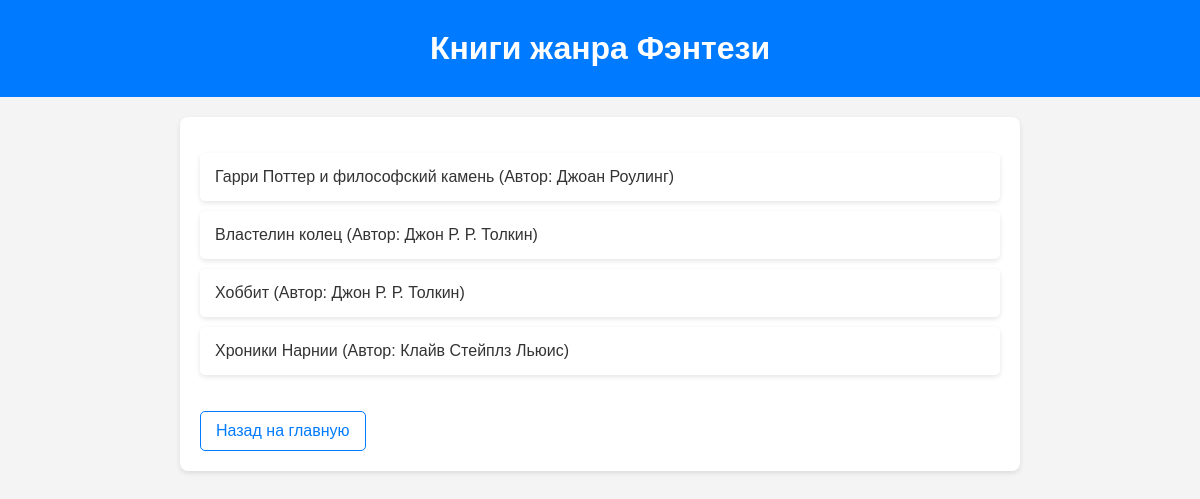
The page /genre/1 on the database its author committed.
### models.py (models this page shows)
class Genre(db.Model):
    __tablename__ = 'genres'
    id = db.Column(db.Integer, primary_key=True)
    name = db.Column(db.String(100), unique=True, nullable=False)
    books = db.relationship('Book', backref='genre', lazy=True)

class Book(db.Model):
    __tablename__ = 'books'
    id = db.Column(db.Integer, primary_key=True)
    title = db.Column(db.String(200), nullable=False)
    author = db.Column(db.String(100), nullable=False)
    genre_id = db.Column(db.Integer, db.ForeignKey('genres.id'), nullable=False)
    is_read = db.Column(db.Boolean, default=False)
    created_at = db.Column(db.DateTime, default=datetime.utcnow)

### app.py (the view)
@app.route('/genre/<int:genre_id>')
def genre_view(genre_id):
    genre = Genre.query.get_or_404(genre_id)
    books = Book.query.filter_by(genre_id=genre_id).all()
    return render_template('genre.html', genre=genre, books=books)

### templates/genre.html (shortened to what this page needs)
<!DOCTYPE html>
<html lang="ru">
<head>
</head>
<body>
    <header>
        <h1>Книги жанра {{ genre.name }}</h1>
    </header>
    <main class="container">
        <ul>
            {% for book in books %}
                <li>{{ book.title }} (Автор: {{ book.author }})</li>
            {% endfor %}
        </ul>
        <a href="/">Назад на главную</a>
    </main>
</body>
</html>

### templates/genre.html (style rules this page uses)
body { font-family: Arial, sans-serif; margin: 0; padding: 0; background-color: #f4f4f4; color: #333; }
header { background: #007bff; color: white; padding: 10px 0; text-align: center; }
h1 { margin-top: 20px; margin-bottom: 20px; font-size: 2em; }
.container { max-width: 800px; margin: 20px auto; background-color: white; padding: 20px; border-radius: 8px; box-shadow: 0 2px 5px rgba(0, 0, 0, 0.1); }
ul { list-style-type: none; padding: 0; }
li { background: white; margin: 10px 0; padding: 15px; border-radius: 5px; box-shadow: 0 2px 5px rgba(0, 0, 0, 0.1); transition: background 0.3s; }
a { display: inline-block; margin-top: 20px; text-decoration: none; color: #007bff; padding: 10px 15px; border: 1px solid #007bff; border-radius: 5px; transition: background 0.3s, color 0.3s; }

### rows shown on the page
Genre: name "Фэнтези"
Book: title "Гарри Поттер и философский камень", author "Джоан Роулинг"
Book: title "Властелин колец", author "Джон Р. Р. Толкин"
Book: title "Хоббит", author "Джон Р. Р. Толкин"
Book: title "Хроники Нарнии", author "Клайв Стейплз Льюис"
